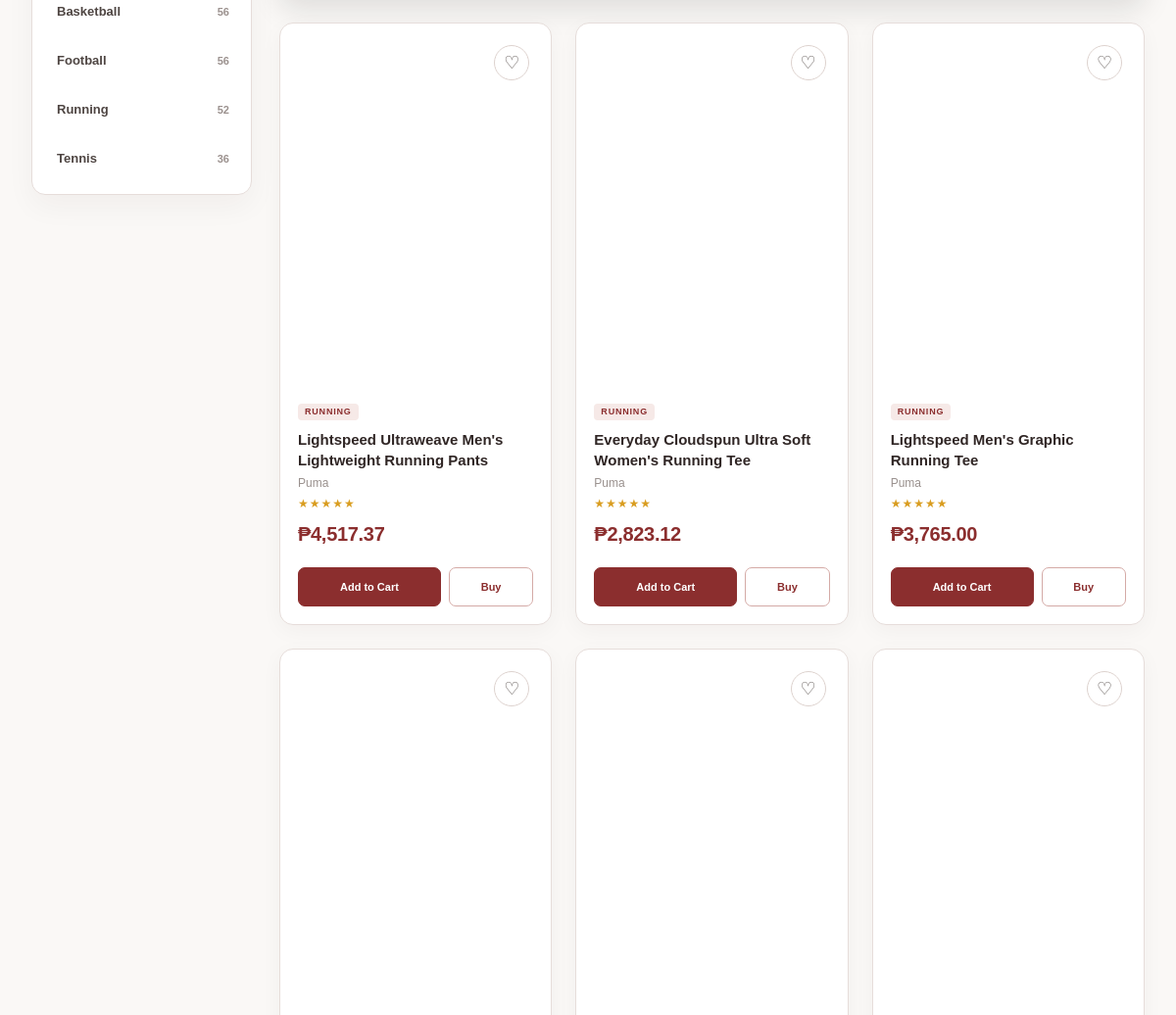
/index.php?page=products (middle part), run on an earlier commit of the app's database.
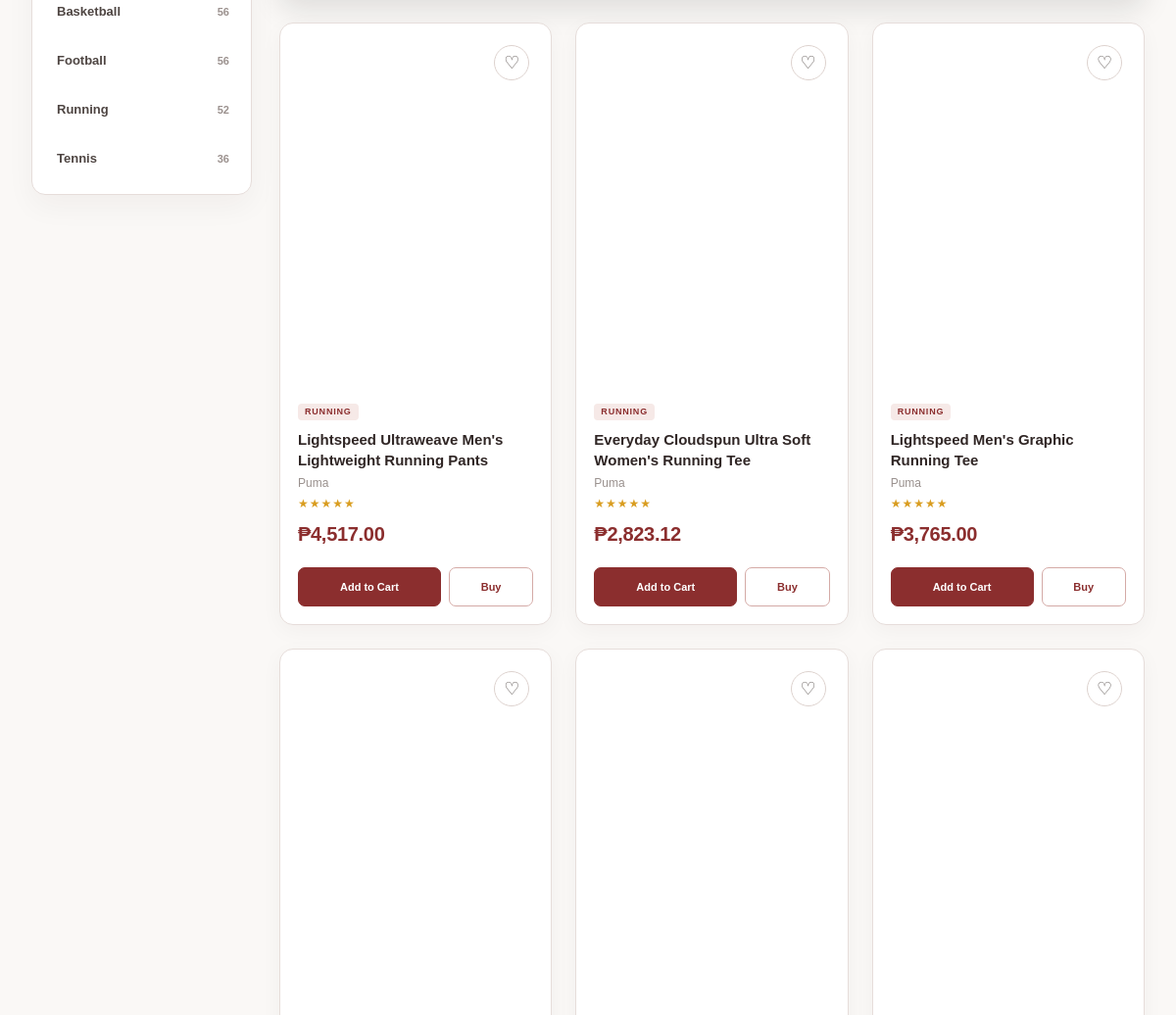
And on a later commit of the database.
### tables this page shows
CREATE TABLE `products` (
  `product_id` int(10) UNSIGNED NOT NULL,
  `category_id` int(10) UNSIGNED NOT NULL,
  `name` varchar(150) NOT NULL,
  `brand` varchar(100) DEFAULT NULL,
  `description` text DEFAULT NULL,
  `price` decimal(10,2) NOT NULL CHECK (`price` >= 0),
  `stock_quantity` int(10) UNSIGNED NOT NULL DEFAULT 0,
  `image_path` varchar(255) DEFAULT NULL,
  `status` enum('Active','Inactive') NOT NULL DEFAULT 'Active',
  `created_at` timestamp NOT NULL DEFAULT current_timestamp(),
  `updated_at` timestamp NOT NULL DEFAULT current_timestamp() ON UPDATE current_timestamp()
);

CREATE TABLE `categories` (
  `category_id` int(10) UNSIGNED NOT NULL,
  `name` varchar(100) NOT NULL,
  `slug` varchar(120) NOT NULL,
  `description` text DEFAULT NULL,
  `status` enum('Active','Inactive') NOT NULL DEFAULT 'Active',
  `created_at` timestamp NOT NULL DEFAULT current_timestamp()
);

### pages/products.php (the view, shortened to what this page needs)
<?php
$productPage = max(1,(int)($_GET['product_page'] ?? 1));
$productsPerPage = (int)($_GET['per_page'] ?? 20);
$selectedCategory = $_GET['category'] ?? 'All';
$allowedSorts = ['newest' => 'p.product_id DESC', 'oldest' => 'p.product_id ASC', 'lowest' => 'p.price ASC', 'highest' => 'p.price DESC'];
$selectedSort = $_GET['sort'] ?? 'newest';
$catStmt = $pdo->query("SELECT c.category_id, c.name, COUNT(p.product_id) AS product_count FROM categories c LEFT JOIN products p ON p.category_id = c.category_id AND p.status = 'Active' WHERE c.status = 'Active' GROUP BY c.category_id, c.name HAVING COUNT(p.product_id) > 0 ORDER BY c.category_id ASC");
$dbCategories = $catStmt->fetchAll(PDO::FETCH_ASSOC);
$where = ["p.status = 'Active'", "c.status = 'Active'"];
$params = [];
$whereSql = implode(' AND ', $where);
$offset = ($productPage - 1) * $productsPerPage;
$productSql = "SELECT p.product_id, p.name, p.brand, p.price, p.image_path, c.category_id, c.name AS category FROM products p JOIN categories c ON c.category_id = p.category_id WHERE $whereSql ORDER BY {$allowedSorts[$selectedSort]} LIMIT $productsPerPage OFFSET $offset";
$stmt = $pdo->prepare($productSql);
$stmt->execute($params);
$dbProducts = $stmt->fetchAll(PDO::FETCH_ASSOC);
function productPageUrl(int $page, string $category, string $sort, int $perPage): string { return 'index.php?' . http_build_query([ 'page' => 'products', 'category' => $category, 'sort' => $sort, 'per_page' => $perPage, 'product_page' => $page ]); }
?>
<section class="products-page">
    <div class="products-layout">
        <aside class="category-sidebar">
            <div class="category-list">
                <?php foreach ($dbCategories as $cat): ?>
                    <a href="<?php echo htmlspecialchars(productPageUrl(1, (string)$cat['category_id'], $selectedSort, $productsPerPage)); ?>"
                       class="category-item <?php echo (string)$cat['category_id'] === (string)$selectedCategory ? 'active' : ''; ?>">
                        <span><?php echo htmlspecialchars($cat['name']); ?></span>
                        <small><?php echo (int)$cat['product_count']; ?></small>
                    </a>
                <?php endforeach; ?>
            </div>
        </aside>
        <div class="products-content">
            <div class="product-list products-grid" id="productList">
                <?php foreach ($dbProducts as $product): ?>
                    <div class="product"
                        data-id="<?php echo (int)$product['product_id']; ?>"
                        data-category="<?php echo (int)$product['category_id']; ?>"
                        data-price="<?php echo htmlspecialchars($product['price']); ?>"
                        role="link" tabindex="0" onclick="if (!event.target.closest('button, a')) window.location.href='index.php?page=productDetails&product_id=<?php echo (int)$product['product_id']; ?>'"
                        onkeydown="if (event.key === 'Enter') window.location.href='index.php?page=productDetails&product_id=<?php echo (int)$product['product_id']; ?>'">
                        <div class="product-image">
                            <button class="heart">♡</button>
                        </div>
                        <div class="product-info">
                            <p class="product-category"><?php echo htmlspecialchars($product['category']); ?></p>
                            <h3 title="<?php echo htmlspecialchars($product['name']); ?>"><?php echo htmlspecialchars($product['name']); ?></h3>
                            <p class="brand"><?php echo htmlspecialchars($product['brand'] ?? ''); ?></p>
                            <div class="stars">★★★★★</div>
                            <div class="product-bottom">
                                <strong>₱<?php echo number_format($product['price'], 2); ?></strong>
                                <div class="product-buttons">
                                    <button class="add-cart-button" data-id="<?php echo (int)$product['product_id']; ?>">Add to Cart</button>
                                    <button class="buy-button" data-id="<?php echo (int)$product['product_id']; ?>">Buy</button>
                                </div>
                            </div>
                        </div>
                    </div>
                <?php endforeach; ?>
            </div>
        </div>
    </div>
</section>

What changed in the data, as far as the page shows it:
changed products "Lightspeed Ultraweave Men's Lightweight Running Pants": price "4,517.37" → "4,517.00"
